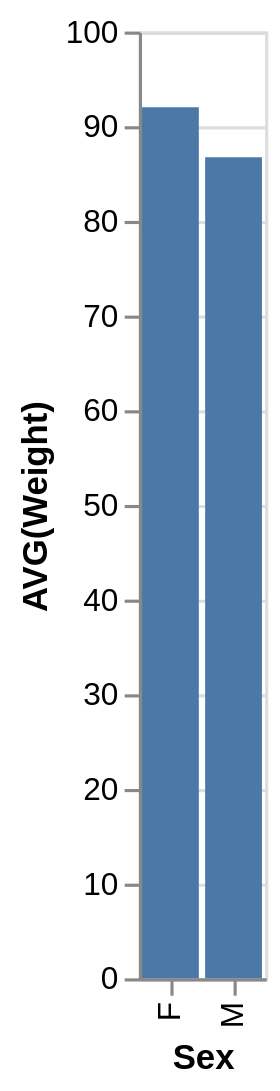

The Vega-Lite source for this figure:
### Vega-Lite specification from a JSON file in a GitHub repository (floating-point values rounded to 4 significant figures)
{"data": {"values": [{"x_data": "F", "y_data": 92}, {"x_data": "M", "y_data": 86.71}]}, "mark": "bar", "encoding": {"x": {"field": "x_data", "type": "nominal", "title": "Sex", "sort": "ascending"}, "y": {"field": "y_data", "type": "quantitative", "title": "AVG(Weight)"}}}
